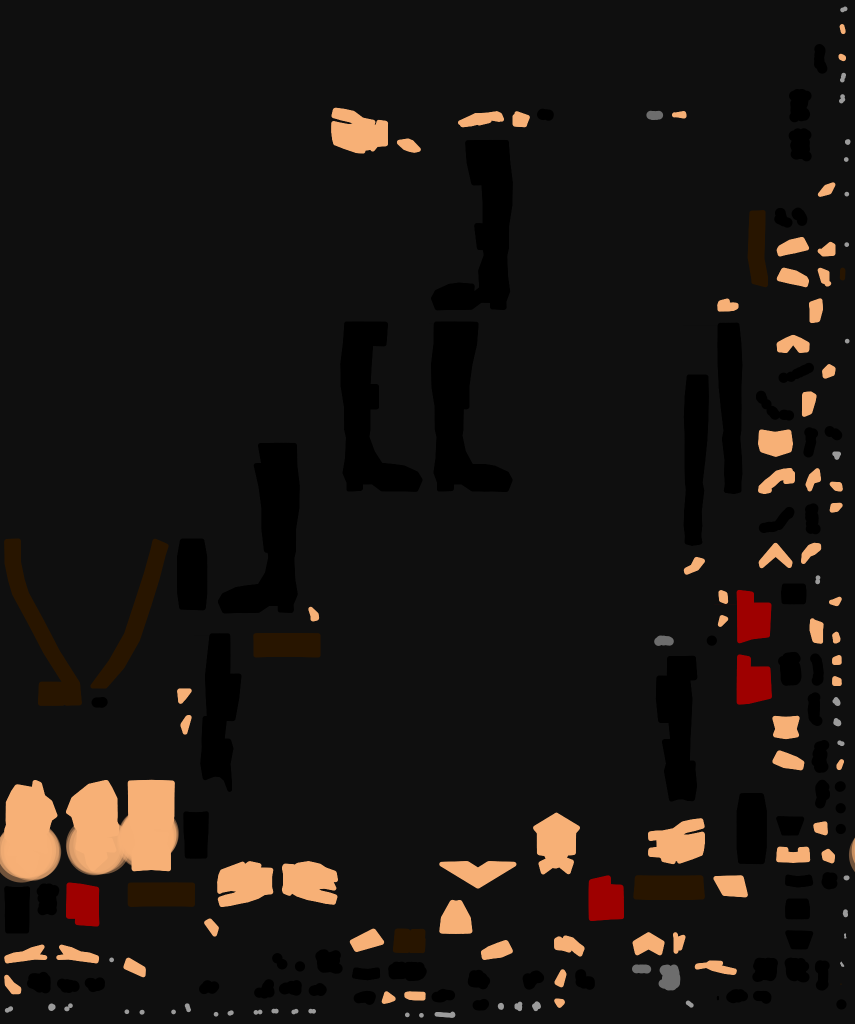
#> input picture Taierzhuang1938/_import/Source/Texture_LowpolyWw2Soldier.png, 1710 x 2048 px (shown at 1/2 size)
$ python Script_FrameGradeStats.py Source/Texture_LowpolyWw2Soldier.png
#> lines starting #> are read from the running program, lines starting #| are printed output that depends on the picture; after the words box and inside, x2 and y2 are one past the last pixel; in counts of white or black regions, pixels touching at a corner belong together
"""First-level frame grading statistics: reference art vs in-engine shots.

Measures the picture-level quantities the 2026-09-28 sky / grade / interior pass
(docs/Data_TechRenderPipeline.md, "First level sky and grade") tunes against:

  L        mean display luma (Rec.709 weights on the sRGB-encoded values, 0-255)
  Lstd     luma standard deviation (global contrast)
  sat      mean chroma, (max-min)/max of each pixel (0-1)
  shB-R    shadow colour bias: mean(B-R) of the darkest 20 % of pixels (0-255)
  hiR-B    highlight colour bias: mean(R-B) of the brightest 10 % (0-255)
  sky%     share of the frame that the sky mask covers
  skyL     mean display luma inside the sky mask
  skyStd   luma std inside the sky mask (cloud structure; a blank sky is ~2)
  sky/gnd  linear-luminance ratio sky mask / bottom 35 % of the frame
  band     band-pass energy: std of (blur(L, 1.5 px) - blur(L, 6 px)) at 640 px width
  clip0    share of pixels with luma < 5  (crushed)
  clip1    share of pixels with luma > 250 (blown)

Sky mask: pixels connected to the top edge whose luma is within 70 % of the
top-edge median and whose local gradient is small; it follows the skyline well
enough for ratios (it is not a segmentation).

Usage (python from the worktree root; numpy + Pillow + scipy):
  python Taierzhuang1938/_import/Script_FrameGradeStats.py --pairs <pairs.json> [--json out.json] [--md out.md]
  python Taierzhuang1938/_import/Script_FrameGradeStats.py <image> [<image> ...]
pairs.json: [{"id": "05_1", "ref": "<png>", "before": "<png>", "after": "<png|null>"}, ...]
"""
import json
import sys

import numpy as np
from PIL import Image
from scipy import ndimage

WIDTH = 640


def Load(path):
#> called with path = 'Source/Texture_LowpolyWw2Soldier.png'
    image = Image.open(path).convert("RGB")
#> image is the input picture: PIL image 1710x2048 RGB; mean R, G, B 25.8, 21.3, 18.4
    h = round(image.height * WIDTH / image.width)
#> h = 767
    return np.asarray(image.resize((WIDTH, h), Image.BILINEAR)).astype(np.float64)


def SrgbToLinear(c):
    c = c / 255.0
    return np.where(c <= 0.04045, c / 12.92, ((c + 0.055) / 1.055) ** 2.4)


def SkyMask(luma):
    h, w = luma.shape
    top = np.median(luma[0, :])
    grad = np.hypot(ndimage.sobel(luma, 0), ndimage.sobel(luma, 1)) / 8.0
    candidate = (luma > top * 0.70) & (grad < 6.0) & (luma > 60)
    candidate[int(h * 0.75):, :] = False
    labels, _ = ndimage.label(candidate)
    seeds = np.unique(labels[0, :])
    seeds = seeds[seeds > 0]
    mask = np.isin(labels, seeds)
    return ndimage.binary_opening(mask, iterations=1)


def Stats(path):
    rgb = Load(path)
    r, g, b = rgb[..., 0], rgb[..., 1], rgb[..., 2]
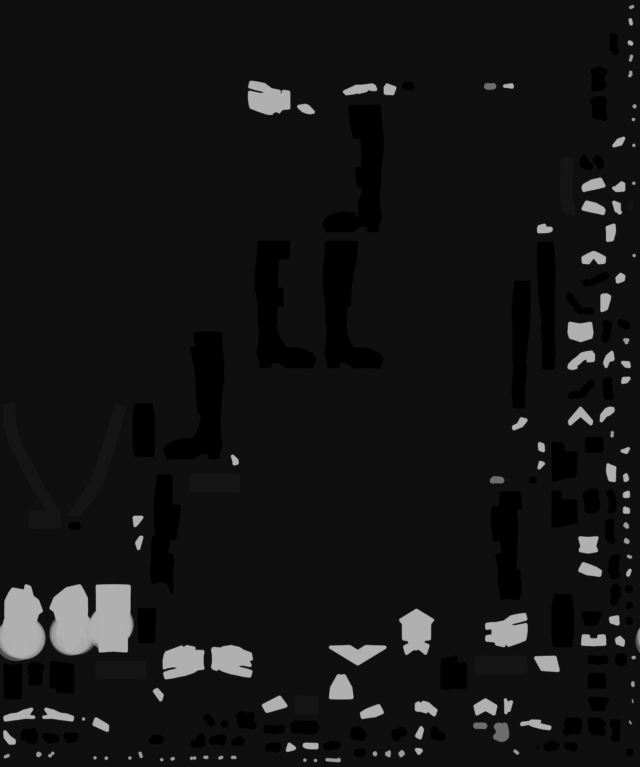
#> g: shape (767, 640) float64; min 0, max 176, mean 21.3
    luma = 0.2126 * r + 0.7152 * g + 0.0722 * b
    mx, mn = rgb.max(2), rgb.min(2)
    chroma = np.where(mx > 1, (mx - mn) / np.maximum(mx, 1), 0)
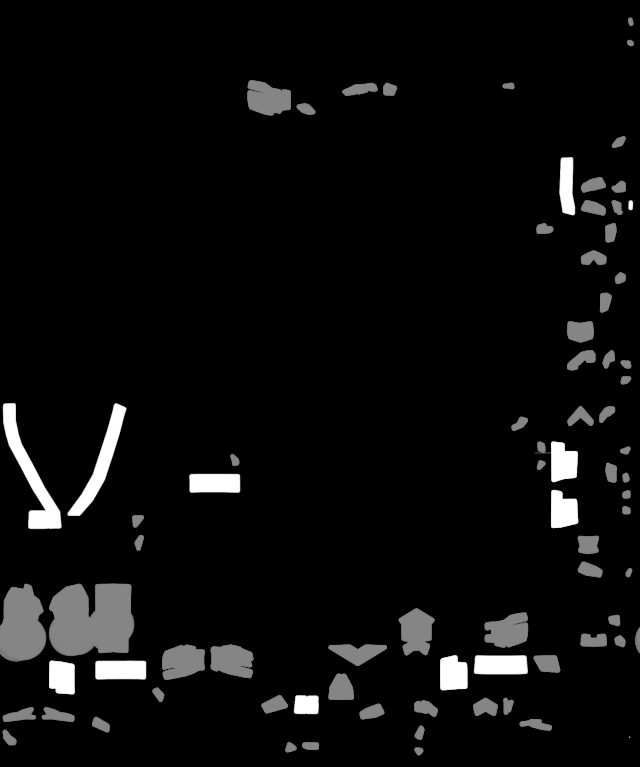
#> chroma: shape (767, 640) float64; min 0, max 1, mean 0.0488
    flat = luma.ravel()
    lo, hi = np.percentile(flat, 20), np.percentile(flat, 90)
#> lo = 15; hi = 15
    shadow, highlight = luma <= lo, luma >= hi
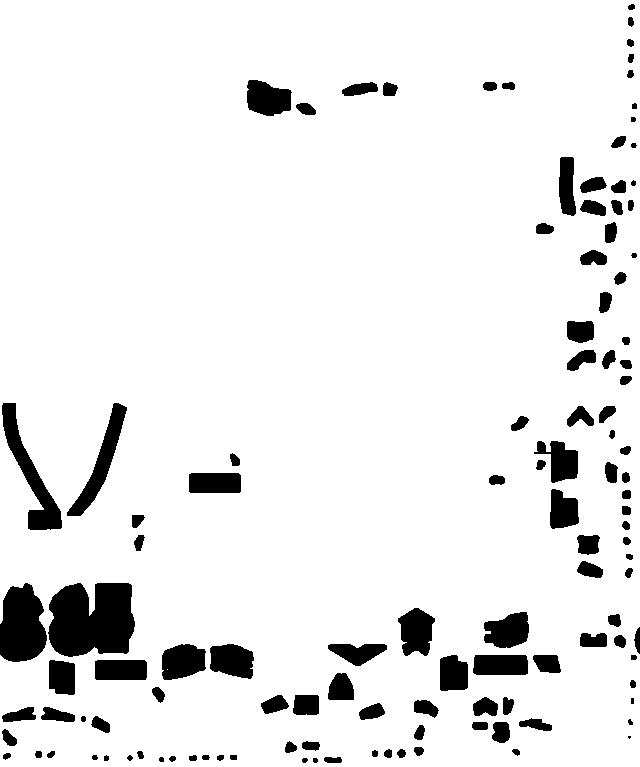
#> shadow: shape (767, 640) bool; 91.7% white; 120 black regions (2 under 20 px), largest, box (x1, y1, x2, y2) and area: (48, 583, 135, 657) 5297, (0, 583, 47, 662) 2885, (2, 403, 62, 530) 2233
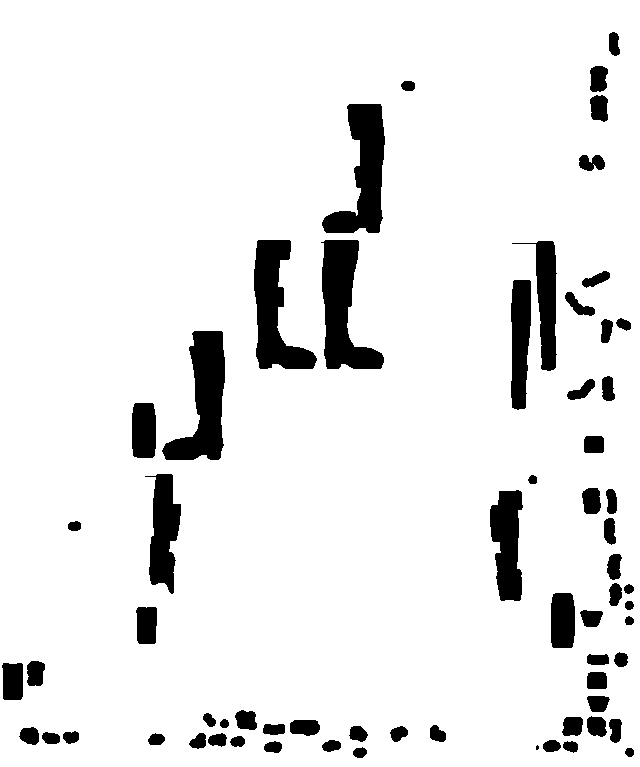
#> highlight: shape (767, 640) bool; 91.5% white; 65 black regions (1 under 20 px), largest, box (x1, y1, x2, y2) and area: (321, 240, 384, 369) 4260, (162, 331, 225, 460) 4245, (322, 104, 385, 233) 4094
    lin = SrgbToLinear(rgb)
#> in SrgbToLinear, `return np.where(c <= 0.04045, c / 12.92, ((c + 0.055) / 1.055) ** 2.4)`:
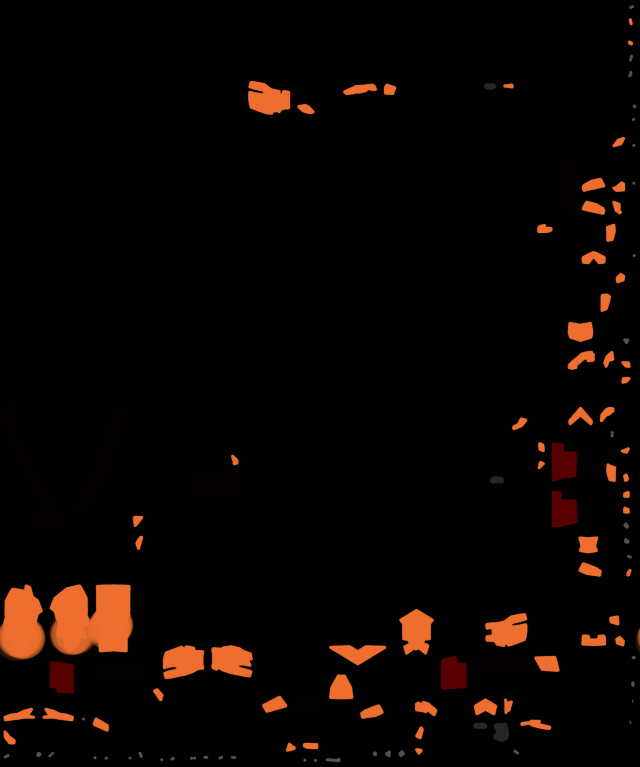
#> returned value: shape (767, 640, 3) float64; mean of channels 0, 1, 2 0.0463, 0.0231, 0.0123; drawn as R, G, B
    linLuma = 0.2126 * lin[..., 0] + 0.7152 * lin[..., 1] + 0.0722 * lin[..., 2]
    sky = SkyMask(luma)
#> in SkyMask, `candidate = (luma > top * 0.70) & (grad < 6.0) & (luma > 60)`: candidate: shape (767, 640) bool; 3.1% white; 93 white regions (38 under 20 px), largest, box (x1, y1, x2, y2) and area: (51, 586, 130, 653) 4124, (0, 586, 41, 657) 2131, (401, 611, 432, 653) 860
#> in SkyMask, `candidate[int(h * 0.75):, :] = False`:
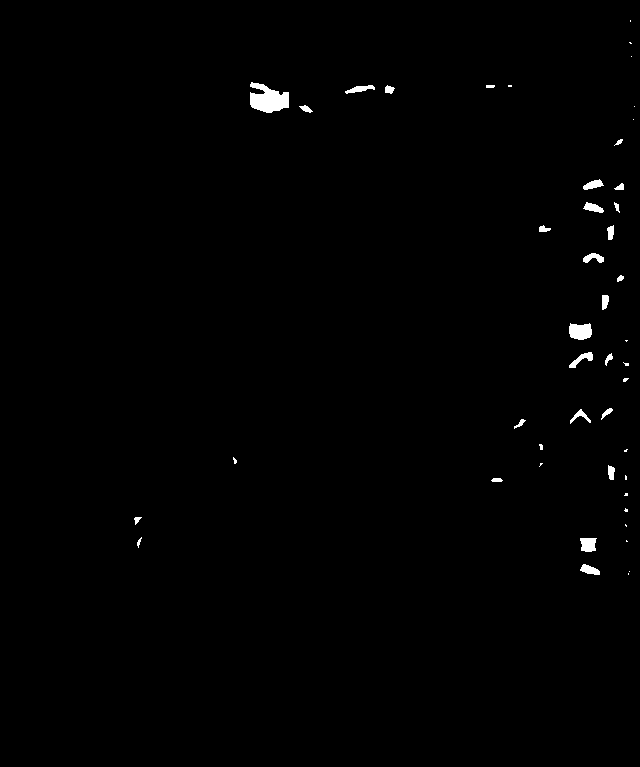
#> candidate: shape (767, 640) bool; 0.65% white; 47 white regions (20 under 20 px), largest, box (x1, y1, x2, y2) and area: (250, 82, 289, 113) 799, (569, 323, 592, 340) 320, (580, 538, 597, 552) 198
#> in SkyMask, `labels, _ = ndimage.label(candidate)`: labels: shape (767, 640) int32; 51 distinct labels, from 0 to 50
#> in SkyMask, `seeds = np.unique(labels[0, :])`: seeds = [0]
#> in SkyMask, `seeds = seeds[seeds > 0]`: seeds = empty array
#> in SkyMask, `mask = np.isin(labels, seeds)`: mask: shape (767, 640) bool; every value is 0
    h = luma.shape[0]
#> h = 767
    ground = np.zeros_like(sky)
    ground[int(h * 0.65):, :] = True
    band = ndimage.gaussian_filter(luma, 1.5) - ndimage.gaussian_filter(luma, 6.0)
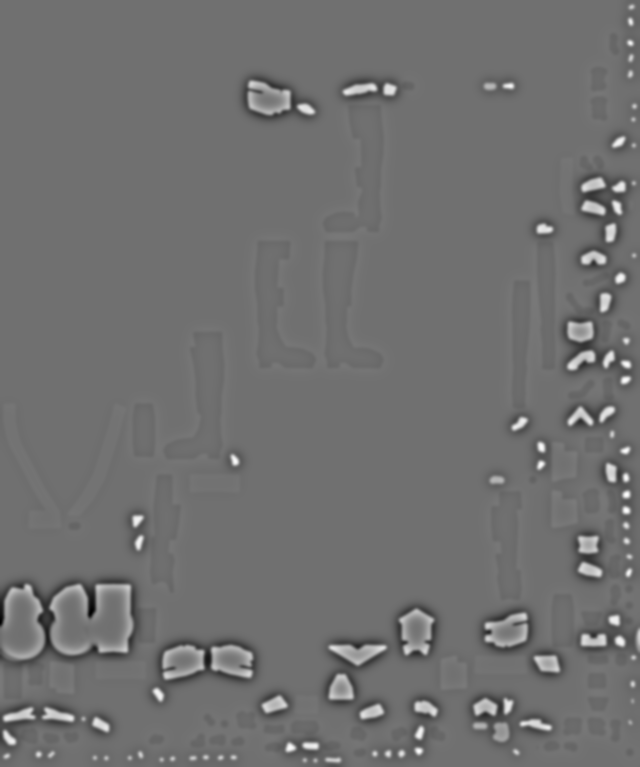
#> band: shape (767, 640) float64; min -102.3, max 129.1, mean 0; drawn with min black and max white
    skyShare = float(sky.mean())
#> skyShare = 0
    return {
        "L": float(luma.mean()), "Lstd": float(luma.std()), "sat": float(chroma.mean()),
        "shBR": float((b - r)[shadow].mean()), "hiRB": float((r - b)[highlight].mean()),
        "sky": skyShare,
        "skyL": float(luma[sky].mean()) if skyShare > 0.01 else None,
        "skyStd": float(luma[sky].std()) if skyShare > 0.01 else None,
        "skyGround": float(linLuma[sky].mean() / max(linLuma[ground].mean(), 1e-4)) if skyShare > 0.01 else None,
        "band": float(band.std()),
        "clip0": float((luma < 5).mean()), "clip1": float((luma > 250).mean()),
    }


KEYS = [("L", "L", 1), ("Lstd", "Lstd", 1), ("sat", "sat", 3), ("shBR", "shB-R", 1), ("hiRB", "hiR-B", 1),
        ("sky", "sky%", 2), ("skyL", "skyL", 1), ("skyStd", "skyStd", 1), ("skyGround", "sky/gnd", 2),
        ("band", "band", 2), ("clip0", "clip0", 3), ("clip1", "clip1", 3)]


def Fmt(v, digits):
    return "–" if v is None else f"{v:.{digits}f}"


def Mean(rows, key):
    values = [row[key] for row in rows if row and row.get(key) is not None]
    return sum(values) / len(values) if values else None


def Main(argv):
    if "--pairs" in argv:
        pairs = json.load(open(argv[argv.index("--pairs") + 1], encoding="utf-8"))
        result = []
        for p in pairs:
            entry = {"id": p["id"]}
            for col in ("ref", "before", "after"):
                entry[col] = Stats(p[col]) if p.get(col) else None
            result.append(entry)
        lines = ["| 指标 | 参考 | 改前 | 改后 |", "|---|---|---|---|"]
        for key, label, digits in KEYS:
            cells = [Fmt(Mean([e[c] for e in result], key), digits) for c in ("ref", "before", "after")]
            lines.append(f"| {label} | " + " | ".join(cells) + " |")
        lines.append("")
        lines.append("| 机位 | L 参考/前/后 | Lstd | sat | sky/gnd | skyStd | band |")
        lines.append("|---|---|---|---|---|---|---|")
        for e in result:
            def Triple(key, digits):
                return "/".join(Fmt(e[c][key] if e[c] else None, digits) for c in ("ref", "before", "after"))
            lines.append(f"| {e['id']} | {Triple('L', 0)} | {Triple('Lstd', 0)} | {Triple('sat', 2)} | "
                         f"{Triple('skyGround', 1)} | {Triple('skyStd', 0)} | {Triple('band', 1)} |")
        text = "\n".join(lines)
        print(text)
        if "--json" in argv:
            json.dump(result, open(argv[argv.index("--json") + 1], "w", encoding="utf-8"), indent=1)
        if "--md" in argv:
            open(argv[argv.index("--md") + 1], "w", encoding="utf-8").write(text + "\n")
        return
    for path in argv:
        s = Stats(path)
#> s = 12 items
        print(path, " ".join(f"{label}={Fmt(s[key], digits)}" for key, label, digits in KEYS))
#| Source/Texture_LowpolyWw2Soldier.png L=22.1 Lstd=35.4 sat=0.049 shB-R=0.0 hiR-B=8.0 sky%=0.00 skyL=– skyStd=– sky/gnd=– band=13.71 clip0=0.074 clip1=0.000


if __name__ == "__main__":
    Main(sys.argv[1:])
